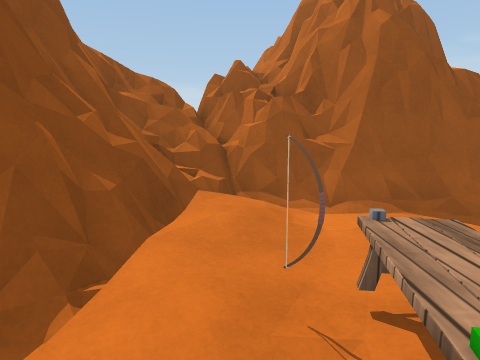
[1] (above)

16 first-person views from a walk through a 3-D level made in the Unity game engine. The camera is 1.3 m above the floor, tilts 8° down and sees 70° across. The floor is counted in squares, 1 m on a side. Each view is taken from the middle of a square. On the plan, view 1 faces up. The plan holds only what a view shows up to about 15 squares ahead; the rest is blank. The place goes on beyond the plan. The player character is not drawn. Some surface patterns are stand-ins.

[2]
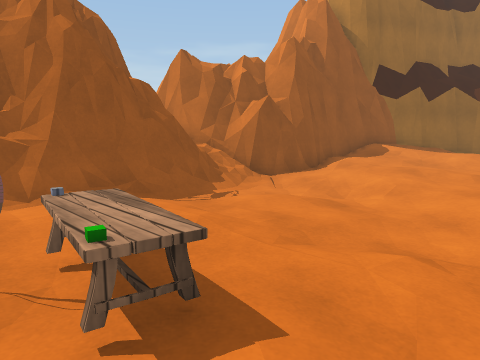

[3]
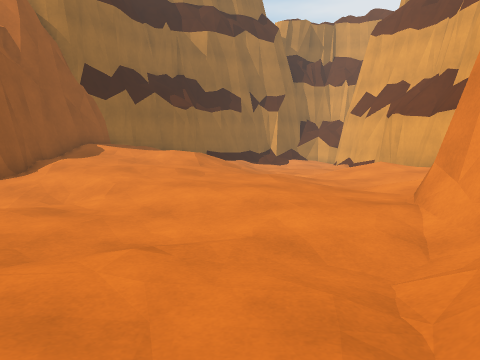

[4]
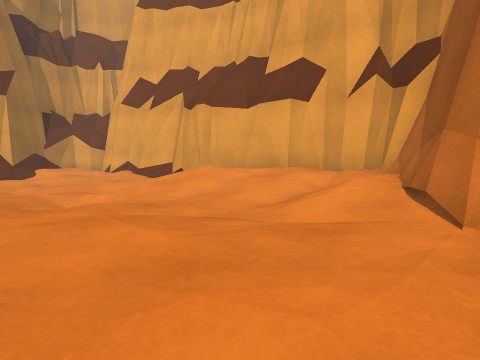

[5]
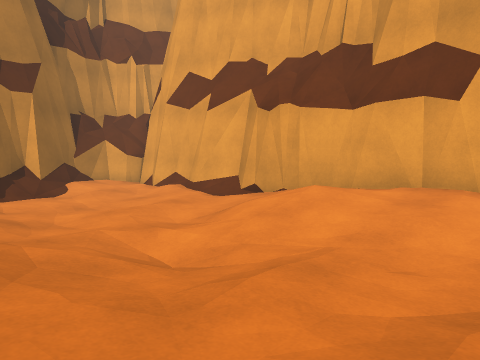

[6]
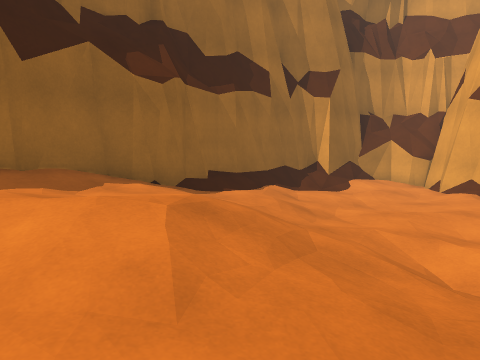

[7]
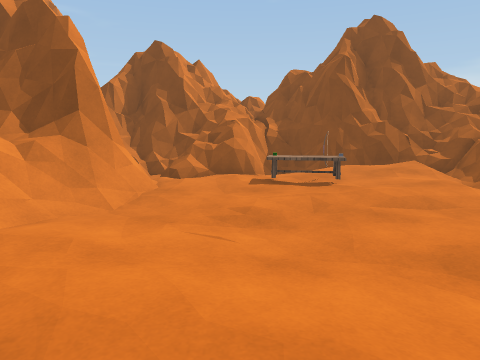

[8]
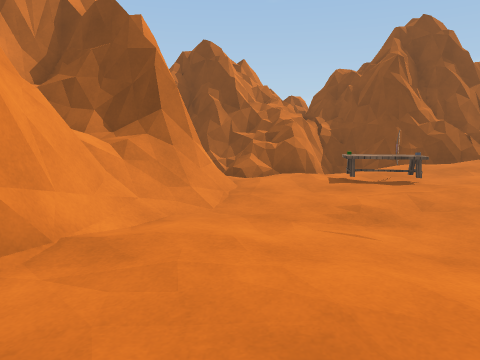

[9]
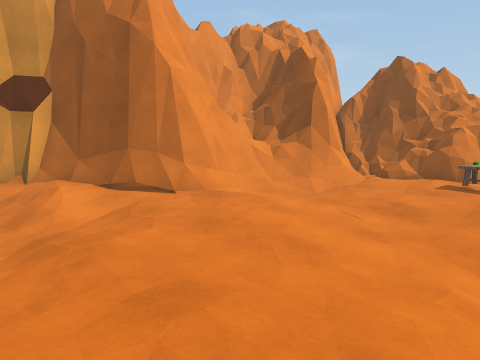

[10]
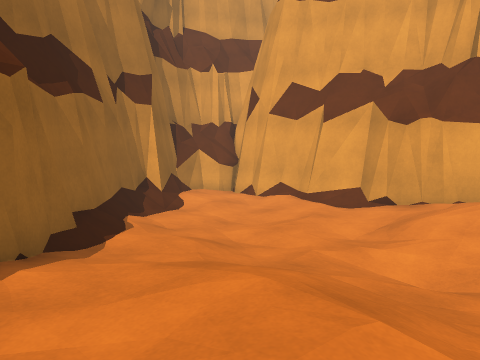

[11]
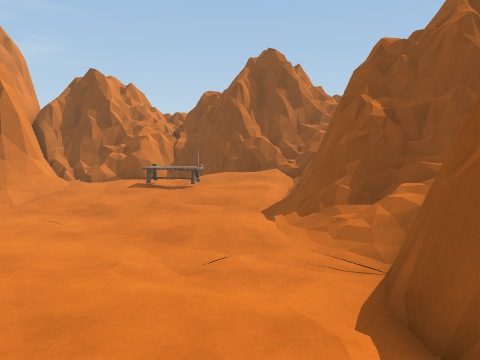

[12]
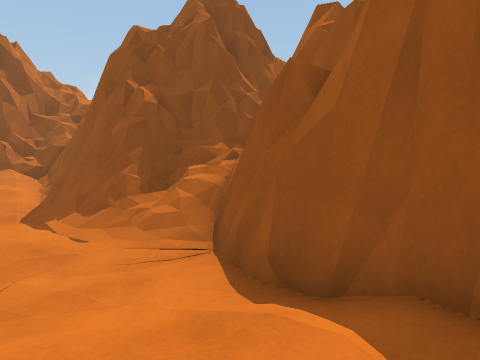

[13]
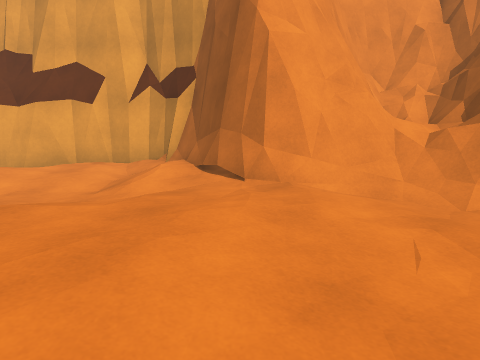

[14]
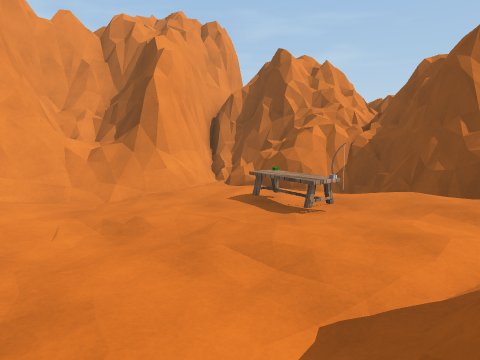

[15]
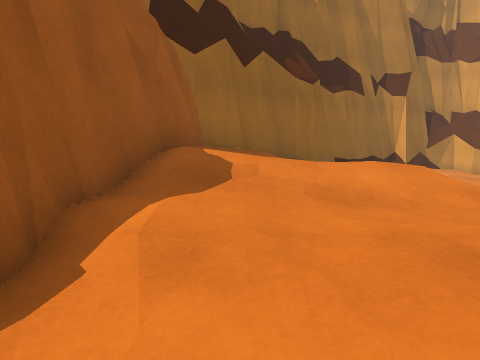

[16]
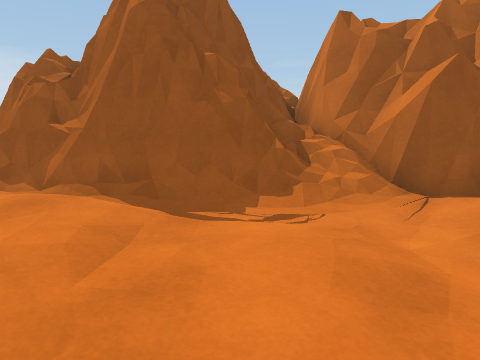

### Floor plan
Key: @ floor where view 1 was taken; # wall or solid block; . main floor; : floor 0.25 m higher than the main floor; - floor 0.25 m lower than the main floor; + floor 0.5 m higher than the main floor; _ floor 0.5 m lower than the main floor; < floor 0.75 m lower than the main floor; ( floor 1 m lower than the main floor; / step, stairs or slope; = window, fence, low wall or low ledge; ^ raised ledge; O other object.
Columns run from 5 left of view 1 to 25 right of it. Each row starts with its distance up from view 1.
 10           ^##
  9     #     ^=##
  8     #######=###
  7    ########=/##
  6   ##=#/####=//######
  5   ##=:../////-./::/###
  4   #^=:...---_-..:://+###
  3   #^/....-----/:::/+://#
  2  ##//OO..-----..:.:+:::##
  1 ###=-.O..----.....:+:://###
  0   ###@...----......////--/##
 -1   ##=...----.....-////__///##
 -2   ##=-.----...../-__/_<<<<</##
 -3   #####=/--...--_-//(<<<<(<</#
 -4   #####=O==.---____<<<<<<(((/##
 -5   ### ^==####/-/____//(<<((((/#
 -6   #   ^==#####//___-//<<<(((((#
 -7      ^==#^   #:/---./_<<<</(((#
 -8      ^^^#    ##/-.--/##########
 -9        ^      ########

Where each view was taken, in squares from view 1:
view 1: 0 up, 0 right, facing up
view 2: 1 down, 0 right, facing up-right
view 3: 1 down, 0 right, facing right
view 4: 0 up, 6 right, facing down-right
view 5: 0 up, 10 right, facing down-right
view 6: 0 up, 10 right, facing right
view 7: 0 up, 10 right, facing left
view 8: 2 down, 10 right, facing left
view 9: 3 up, 12 right, facing down-left
view 10: 3 up, 13 right, facing down-right
view 11: 4 up, 13 right, facing left
view 12: 3 up, 12 right, facing up-left
view 13: 3 up, 7 right, facing down
view 14: 6 up, 7 right, facing down-left
view 15: 4 up, 8 right, facing right
view 16: 0 up, 5 right, facing up
